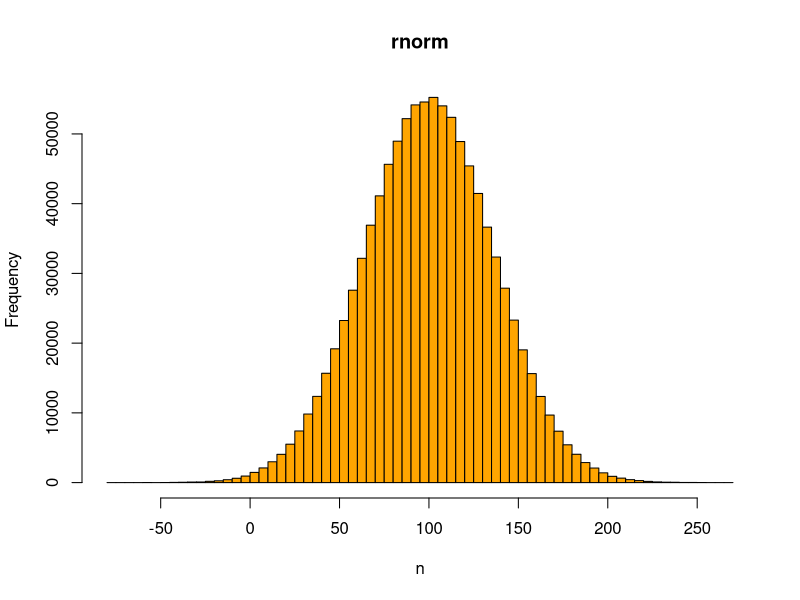

Write R code to recreate this figure.
# rnorm: the normal distribution

n <- rnorm(1000000, mean = 100, sd = 36)

x11();
hist(n, breaks = 50, col = "orange", main = "rnorm")


z <- locator(1) # wait for mouse click or enter pressed
